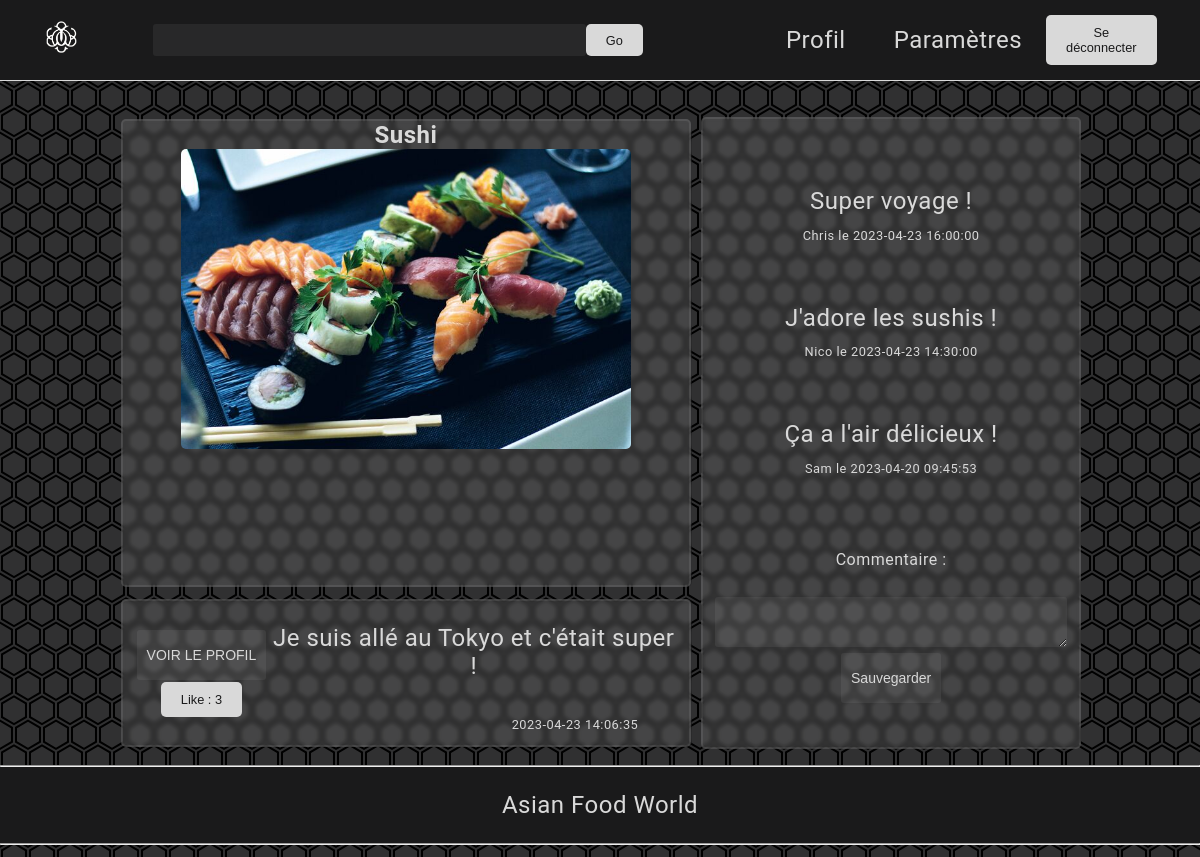
/comment.php?post_id=4 (signed in), run on the app's committed database.
### tables this page shows
CREATE TABLE IF NOT EXISTS T_USER_POST
 (
   POST_ID BIGINT(4) NOT NULL AUTO_INCREMENT  ,
   POST_TEXT VARCHAR(256) NOT NULL  ,
   POST_TITLE VARCHAR(32) NOT NULL  ,
   CREATED_TIME datetime NOT NULL  ,
   POST_IMG VARCHAR(255) NOT NULL  ,
   USER_ID BIGINT(4) NOT NULL  
   , PRIMARY KEY (POST_ID) 
 ) 
 comment = "";

CREATE TABLE IF NOT EXISTS T_POST_COMMENT
 (
   COMMENT_ID BIGINT(4) NOT NULL AUTO_INCREMENT ,
   COMMENT_TEXT VARCHAR(128) NOT NULL  ,
   CREATED_TIME datetime NOT NULL  ,
   POST_ID BIGINT(4) NOT NULL  ,
   USER_ID BIGINT(4) NOT NULL  
   , PRIMARY KEY (COMMENT_ID) 
 ) 
 comment = "";

CREATE TABLE IF NOT EXISTS T_USER_PROFILE
 (
   USER_ID BIGINT(4) NOT NULL AUTO_INCREMENT ,
   USER_EMAIL VARCHAR(128) NOT NULL  ,
   USER_DESC VARCHAR(128) NOT NULL  ,
   USER_PP VARCHAR(256) NOT NULL  ,
   USER_PSEUDO VARCHAR(50) NOT NULL  ,
   USER_NAME VARCHAR(50) NOT NULL  ,
   USER_SURNAME VARCHAR(50) NOT NULL  ,
   USER_PASSWORD VARCHAR(256) NOT NULL ,  
   USER_CREATED datetime NOT NULL  ,
   PRIMARY KEY (USER_ID) 
 ) 
 comment = "";

### Parties/Classes.php (called while the page is built, shortened)
<?php
class Cookie
{
    public function IssetCookie()
    {
        return (isset($_COOKIE['username']) && isset($_COOKIE['password']));
    }
}
class SQLconn
{
    public $conn = NULL;
    function __construct()
    {
        $servername = "localhost";
        $username = "root";
        $password = "";
        $dbname = "DB";
        $this->conn = new mysqli($servername, $username, $password, $dbname);
    }
    public function getNumLikes($post_id)
    {
        $stmt = $this->conn->prepare("SELECT COUNT(*) as LIKE_ID FROM T_LIKE WHERE POST_ID = ?");
        $stmt->bind_param("i", $post_id);
        $stmt->execute();
        $result = $stmt->get_result();
        $row = $result->fetch_assoc();
        return $row["LIKE_ID"];
    }
    public function getPostData($post_id)
    {
        $stmt = $this->conn->prepare("SELECT * FROM T_USER_POST WHERE POST_ID = ?");
        $stmt->bind_param("i", $post_id);
        $stmt->execute();
        $result = $stmt->get_result();
        if ($result->num_rows > 0) {
            $row = $result->fetch_assoc();
            $post_data = array(
                "post_id" => $row["POST_ID"],
                "post_title" => $row["POST_TITLE"],
                "post_text" => $row["POST_TEXT"],
                "created_time" => $row["CREATED_TIME"],
                "post_img" => $row["POST_IMG"],
                "user_id" => $row["USER_ID"]
            );
            return $post_data;
        } else {
            return false;
        }
    }
    public function getUserPseudo($user_id)
    {
        $stmt = $this->conn->prepare("SELECT USER_PSEUDO FROM T_USER_PROFILE WHERE USER_ID = ?");
        $stmt->bind_param("i", $user_id);
        $stmt->execute();
        $result = $stmt->get_result();
        $row = $result->fetch_assoc();
        return $row['USER_PSEUDO'];
    }
    public function getComData($com_id)
    {
        $stmt = $this->conn->prepare("SELECT * FROM T_POST_COMMENT WHERE COMMENT_ID = ?");
        $stmt->bind_param("i", $com_id);
        $stmt->execute();
        $result = $stmt->get_result();
        if ($result->num_rows > 0) {
            $row = $result->fetch_assoc();
            $comment_data = array(
                "comment_id" => $row["COMMENT_ID"],
                "comment_text" => $row["COMMENT_TEXT"],
                "created_time" => $row["CREATED_TIME"],
                "post_id" => $row["POST_ID"],
                "user_id" => $row["USER_ID"]
            );
            return $comment_data;
        } else {
            return false;
        }
    }
    public function getComsByDate($post_id)
    {
        $sql = "SELECT COMMENT_ID FROM T_POST_COMMENT WHERE POST_ID = " . $post_id . " ORDER BY CREATED_TIME DESC";
        $result = $this->conn->query($sql);
        if ($result->num_rows > 0) {
            $comments = array();
            $index = 0;
            while ($row = $result->fetch_assoc()) {
                $comments[$index] = $row["COMMENT_ID"];
                $index++;
            }
            return $comments;
        } else {
            return false;
        }
    }
}
?>

### comment.php (the view, shortened to what this page needs)
<?php include("./Parties/head.php") ?>
<?php include("./Parties/Classes.php") ?>
<?php
$cook = new Cookie();
if ($cook->IssetCookie()) {
    $conn = new SQLconn();
    ?>
    <?php include("./Parties/header.php"); ?>
    <body>
        <?php
        if (isset($_GET['post_id']) && !empty($_GET['post_id'])) {
            $post_id = $_GET['post_id'];
            $post_data = $conn->getPostData($post_id);
            if ($post_data !== false) {
                $post_title = $post_data['post_title'];
                $post_text = $post_data['post_text'];
                $post_img = $post_data['post_img'];
                $post_time = $post_data['created_time'];
                $num_likes = $conn->getNumLikes($post_id);
                ?>
                <div class="center">
                    <div class="post">
                        <div class="left">
                            <h1>
                                <?php echo "$post_title" ?>
                            </h1>
                            <div class="img-container">
                                <img src="<?php echo "$post_img" ?>" alt="<?php echo "$post_title" ?>">
                            </div>
                        </div>
                        <div class="com">
                            <div id="comment-container">
                                <?php
                                $post_id = $_GET['post_id'];
                                include("./Parties/loadcom.php");
                                    ?>
                            </div>
                            <form method="post" action="redirect.php">
                                <label for="comment_text">Commentaire :</label><br>
                                <textarea name="comment_text" id="comment_text" rows="3" cols="40"></textarea><br>
                                <input type="submit" value="Sauvegarder" name="com">
                            </form>
                        </div>
                        <div class="desc">
                            <div class="like-and-user">
                                <form method='post' action="./redirect.php">
                                    <button type='submit' name="like">Like :
                                        <?php echo $num_likes ?>
                                    </button>
                                </form>
                                <form action="./Profil.php?pseudo=<?php echo $user_pseudo ?> " method="post">
                                    <input type="submit" value="VOIR LE PROFIL">
                                </form>
                            </div>
                            <div class="modif">
                            </div>
                            <div class="usertext">
                                <div class="text">
                                    <?php echo "$post_text" ?>
                                </div>
                                <p class="date">
                                    <?php echo "$post_time" ?>
                                </p>
                            </div>
                        </div>
                    </div>
                </div>
            <?php
            } else {
                echo "Aucun post trouvé";
            }
            include("./Parties/footer.php");
        } else {
            header("Location: ./index.php");
            exit();
        }
}
?>
</body>
</html>

### Parties/loadcom.php (shortened to what this page needs)
<?php
$com_id_list = $conn->getComsByDate($post_id);
if (!$com_id_list) {
    echo "Aucun commentaire";
    $path = false;
} else {
    if (!empty($com_id_list)) {
        for ($i = 0; $i < 4; $i++) {
            if (!isset($com_id_list[$i])) {
                break;
            }
            $com_id = $com_id_list[$i];
            $com_data = $conn->getComData($com_id);
            $com_text = $com_data['comment_text'];
            $com_time = $com_data['created_time'];
            $user_id = $com_data['user_id'];
            $user_pseudo = $conn->getUserPseudo($user_id);
            echo (isset($com_text) ? "<div class=\"comments\"><div>" . "$com_text" . "</div>" . (isset($com_time) ? "<p class=\"date\">" . (isset($user_pseudo) ? "$user_pseudo le " : '') . "$com_time" . "</p>" : "") . "</div>" : "");
        }
    }
}
?>

### CSS/style1.css (style rules this page uses)
:root { --border-radius: 5px; --secondary-color: 217, 217, 217; --main-color: 26, 26, 27; --transition: 500ms; }
body { color: rgb(var(--secondary-color)); font-family: 'Roboto', sans-serif; font-size: 1.5em; margin: 0; padding: 0; text-align: center; letter-spacing: 0.5px; background-image: url(../IMG/background.svg); background-color: rgb(var(--main-color), 0.9); background-attachment: fixed; }
h1 { font-size: 4em; }
* { scrollbar-width: none; scrollbar-color: rgb(var(--secondary-color)) rgba(var(--secondary-color), 0.07); }
.post { height: 80vh; display: grid; grid-template-columns: 1fr 1fr 1fr 1fr 1fr; grid-template-rows: 75% 25%; grid-template-areas: " img img img com com" " desc desc desc com com"; }
.post>*, .poster>* { margin: 1%; border-radius: var(--border-radius); backdrop-filter: blur(2px); }
.left h1 { font-size: 1.5rem; text-align: center; margin: 0; }
.desc { grid-area: desc; display: flex; justify-content: space-around; align-items: center; padding: 0.5em; }
.desc>*>*, .desc>* { max-height: 100%; padding: 1px; }
.like-and-user, .modif { display: flex; flex-direction: column-reverse; justify-content: space-evenly; align-items: center; flex-grow: 0.5; }
.usertext { flex-grow: 2; display: grid; grid-template-columns: 1fr 1fr; grid-template-rows: 80% 20%; grid-template-areas: "text text" ". date"; }
.com { grid-area: com; display: flex; flex-direction: column; justify-content: space-evenly; padding: 0.5em; }
#comment-container { height: 325px; overflow-y: scroll; }
.comments { display: flex; flex-direction: column; padding: 1em; }
.comments :last-child { max-height: 20%; }
.comments :first-child { max-height: 80%; }
.text { grid-area: text; overflow-y: scroll; overflow-wrap: break-word; }
.date { grid-area: date; font-size: 0.8rem; }
.left { grid-area: img; }
.left img { border-radius: var(--border-radius); max-width: 100% !important; }
.img-container img { max-width: 300px; max-height: 300px; object-fit: contain; }
button { background-color: rgb(var(--secondary-color)); border-radius: var(--border-radius); color: rgb(var(--main-color)); cursor: pointer; font-size: 0.8rem; padding: 10px 20px; border: none; }
label { display: block; margin-top: 30px; font-size: 16px; }
input, textarea { height: 50px; width: 100%; background-color: rgba(var(--secondary-color), 0.07); border-radius: 3px; border: none; padding: 0 10px; font-size: 14px; margin-left: auto; margin-right: auto; max-width: fit-content; }
input::placeholder { color: rgb(var(--secondary-color)); }
input, textarea { color: rgb(var(--secondary-color)); }
.center { display: grid; place-items: center; margin-top: 2rem; }
.settings, .card, .relations, .post>*, .poster>* { background-color: rgba(var(--secondary-color), 0.13); border: 2px solid rgba(var(--secondary-color), 0.1); }

### data on the page
t_user_post: POST_TITLE "Sushi", POST_IMG (picture), POST_TEXT "Je suis allé au Tokyo et c'était super !", CREATED_TIME "2023-04-23 14:06:35"
t_post_comment: COMMENT_TEXT "Super voyage !", USER_ID.USER_PSEUDO "Chris", CREATED_TIME "2023-04-23 16:00:00"
t_post_comment: COMMENT_TEXT "J'adore les sushis !", USER_ID.USER_PSEUDO "Nico", CREATED_TIME "2023-04-23 14:30:00"
t_post_comment: COMMENT_TEXT "Ça a l'air délicieux !", USER_ID.USER_PSEUDO "Sam", CREATED_TIME "2023-04-20 09:45:53"

### other printed values
$num_likes "3"
